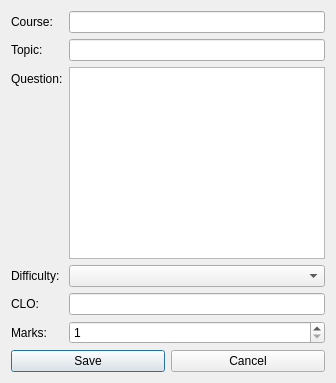
<?xml version="1.0" encoding="UTF-8"?>
<ui version="4.0">
 <class>AddQuestionWindow</class>
 <widget class="QDialog" name="AddQuestionWindow">
  <property name="windowTitle">
   <string>Add Question</string>
  </property>

  <layout class="QVBoxLayout" name="mainLayout">
   <item>
    <layout class="QFormLayout" name="formLayout">

     <item row="0" column="0">
      <widget class="QLabel" name="labelCourse">
       <property name="text"><string>Course:</string></property>
      </widget>
     </item>
     <item row="0" column="1">
      <widget class="QLineEdit" name="txtCourse"/>
     </item>

     <item row="1" column="0">
      <widget class="QLabel" name="labelTopic">
       <property name="text"><string>Topic:</string></property>
      </widget>
     </item>
     <item row="1" column="1">
      <widget class="QLineEdit" name="txtTopic"/>
     </item>

     <item row="2" column="0">
      <widget class="QLabel" name="labelQuestion">
       <property name="text"><string>Question:</string></property>
      </widget>
     </item>
     <item row="2" column="1">
      <widget class="QTextEdit" name="txtQuestion"/>
     </item>

     <item row="3" column="0">
      <widget class="QLabel" name="labelDifficulty">
       <property name="text"><string>Difficulty:</string></property>
      </widget>
     </item>
     <item row="3" column="1">
      <widget class="QComboBox" name="comboDifficulty"/>
     </item>

     <item row="4" column="0">
      <widget class="QLabel" name="labelCLO">
       <property name="text"><string>CLO:</string></property>
      </widget>
     </item>
     <item row="4" column="1">
      <widget class="QLineEdit" name="txtCLO"/>
     </item>

     <item row="5" column="0">
      <widget class="QLabel" name="labelMarks">
       <property name="text"><string>Marks:</string></property>
      </widget>
     </item>
     <item row="5" column="1">
      <widget class="QSpinBox" name="spinMarks">
       <property name="minimum"><number>1</number></property>
       <property name="maximum"><number>100</number></property>
      </widget>
     </item>

    </layout>
   </item>

   <item>
    <layout class="QHBoxLayout" name="buttonLayout">
     <item>
      <widget class="QPushButton" name="btnSave">
       <property name="text"><string>Save</string></property>
      </widget>
     </item>
     <item>
      <widget class="QPushButton" name="btnCancel">
       <property name="text"><string>Cancel</string></property>
      </widget>
     </item>
    </layout>
   </item>

  </layout>
 </widget>
 <resources/>
 <connections/>
</ui>
